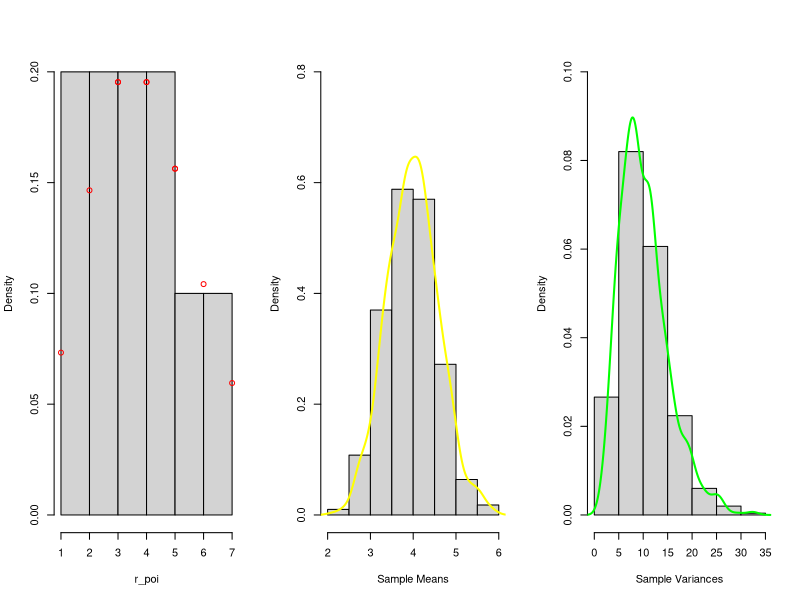

R code for this plot:
# Sampling distribution of mean when sample is 
# drawing from exponential distribution 
par(mfrow=c(1,3))
set.seed(1822021)
sample_means = rep(NA, 1000)
for(i in 1:1000){
  sample_means[i] = mean(rpois(10, lambda = 4))
}

r_poi <- rpois(10, lambda = 4)
hist(r_poi, main = "", xlab = "r_poi", prob = T)
points(r_poi, dpois(r_poi, 4), col="Red", lty=2)

hist(sample_means, main = "", xlab = "Sample Means", prob = T, ylim = c(0,0.8))
lines(density(sample_means), col = "Yellow", lwd = 2)


# Sampling distribution of variance when sample is 
# drawing from exponential distribution
sample_vars = rep(NA, 1000)
for(i in 1:1000){
  sample_vars[i] = var(rpois(10, lambda = 10))
}

hist(sample_vars, main = "", xlab = "Sample Variances", prob = T,ylim=c(0,0.1))
lines(density(sample_vars), col = "Green", lwd = 2)
